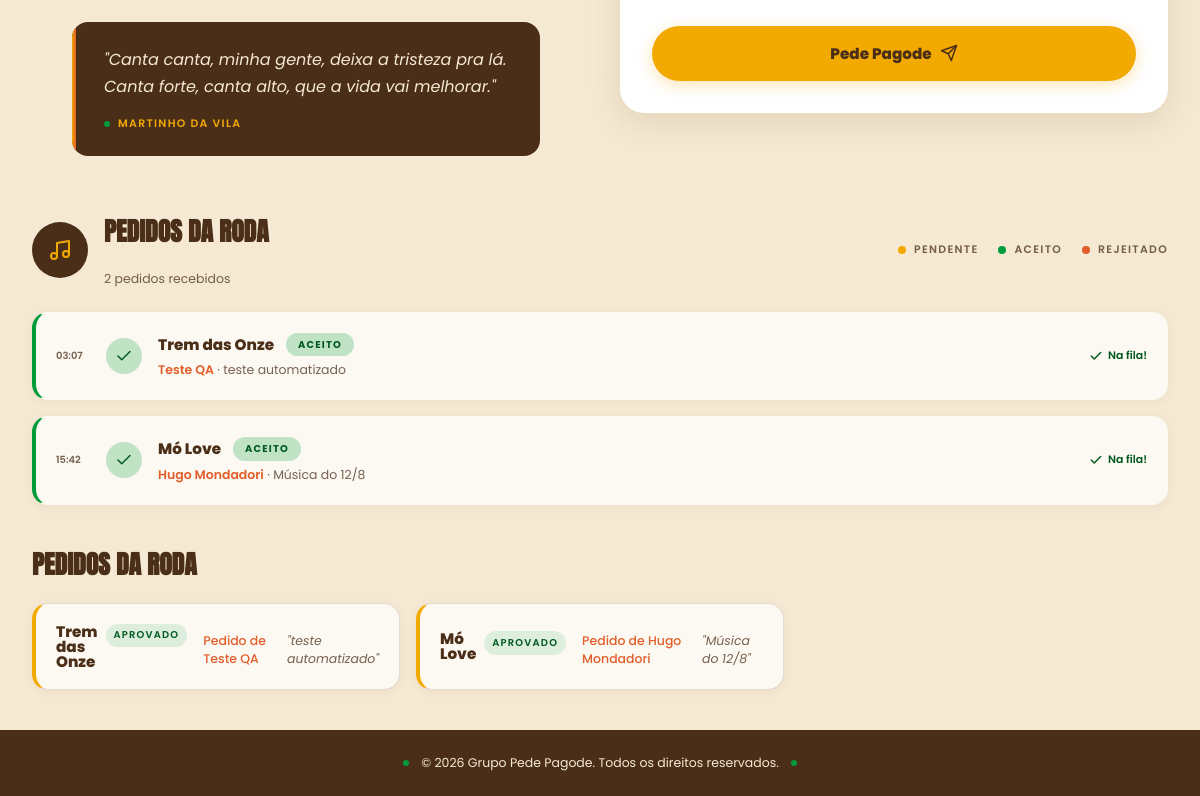
/pedido/ (lower part), run on an earlier commit of the app's database.
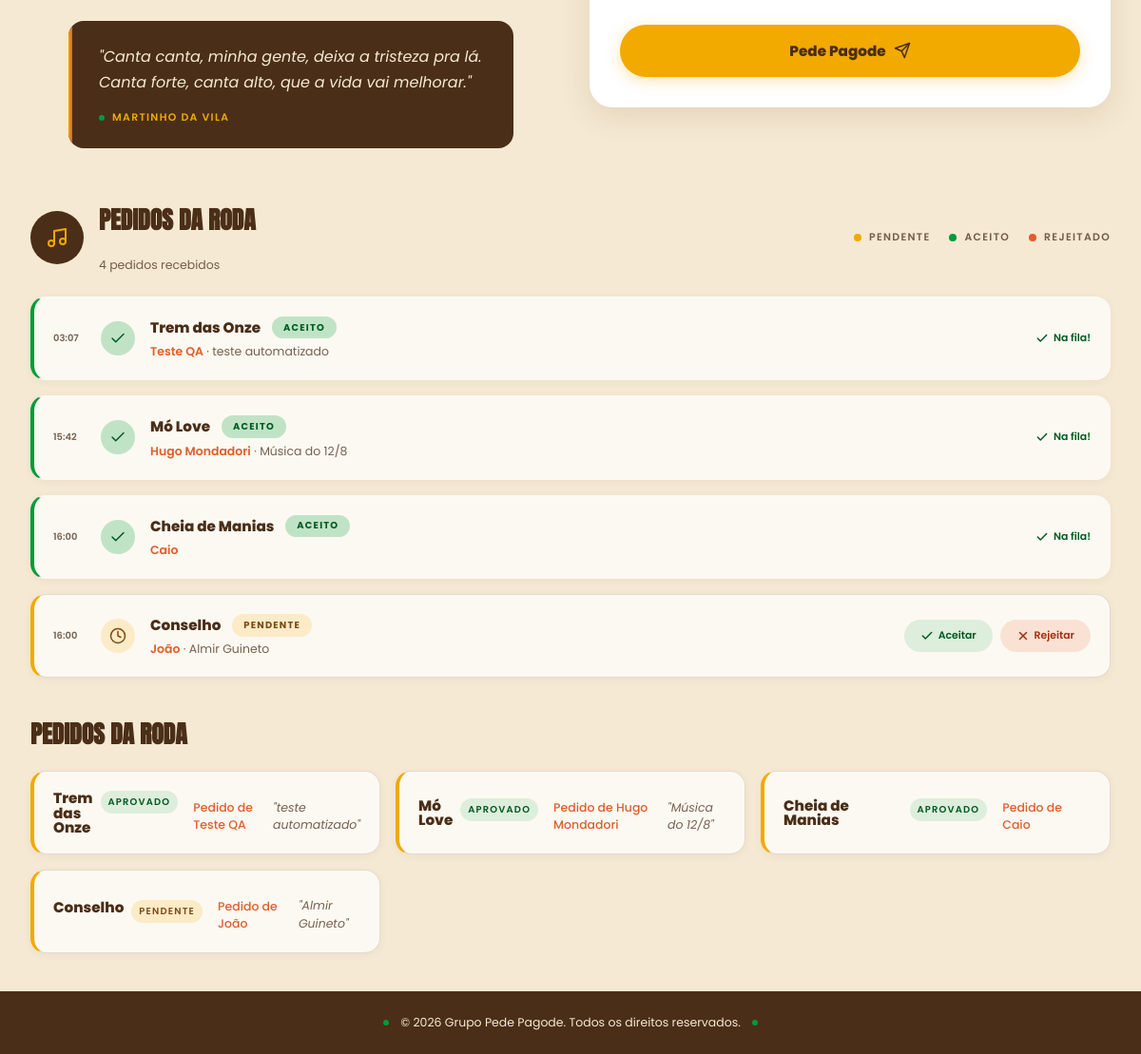
And on a later commit of the database.
### tables this page shows
CREATE TABLE song_request (
    id INTEGER PRIMARY KEY AUTOINCREMENT,
    client_name TEXT NOT NULL,
    song_name TEXT NOT NULL,
    observation TEXT,
    status TEXT DEFAULT 'Pendente',
    created_at TEXT NOT NULL
);

### backend/routes/pedido.py (the view)
@pedido_bp.get("/")
def pagina_pedido():
    return controller.exibir_pagina()

### backend/controllers/pedido.py (called while the page is built)
    def exibir_pagina(self):
        pedidos = self.service.listar_pedido()
        return render_template("pedido.html", pedidos = pedidos)

### backend/database/connection.py (called while the page is built)
def get_connection():
    connection = sqlite3.connect(DATABASE_PATH)
    connection.row_factory = sqlite3.Row
    return connection

### backend/services/pedido_service.py (called while the page is built)
    def listar_pedido(self):
        connection = get_connection()
        cursor = connection.cursor()
        cursor.execute("""

            SELECT *
            FROM song_request
            ORDER BY created_at ASC

        """)
        rows = cursor.fetchall()
        pedidos = []
        for row in rows:
            pedido = Pedido(
                id=row["id"],
                nome_cliente=row["client_name"],
                musica=row["song_name"],
                observacao=row["observation"],
                status=row["status"],
                data=row["created_at"]
            )
            pedidos.append(pedido)
        return pedidos

### frontend/templates/pedido.html (shortened to what the changed rows need)
{% extends "base.html" %}
{% block extra_css %}
  <link rel="stylesheet" href="{{ url_for('static', filename='css/pedido.css') }}">
{% endblock %}
{% block content %}
<div class="pedido-conteudo">
  <div class="pedidos-lista">
    <div class="pedidos-lista__cabecalho">
      <div class="pedidos-lista__titulo-wrap">
        <h2 class="pedidos-lista__titulo">Pedidos da roda</h2>
        <p class="pedidos-lista__subtitulo" id="pedidos-contador">{{ pedidos|length }} pedidos recebidos</p>
      </div>
    </div>
    <div class="pedidos-lista__itens" id="pedidos-itens">
      {% for pedido in pedidos %}
        <div class="pedido-item pedido-item--{{ 'aceito' if pedido.status == 'Aprovado' else 'pendente' }}" data-id="{{ pedido.id }}">
          <span class="pedido-item__hora">{{ pedido.data[11:16] }}</span>
          <span class="pedido-item__icone" aria-hidden="true">
            {% if pedido.status == 'Aprovado' %}
              <svg viewBox="0 0 24 24"><path d="M20 6 9 17l-5-5"></path></svg>
            {% else %}
              <svg viewBox="0 0 24 24"><circle cx="12" cy="12" r="10"></circle><path d="M12 6v6l4 2"></path></svg>
            {% endif %}
          </span>
          <div class="pedido-item__corpo">
            <div class="pedido-item__linha-titulo">
              <span class="pedido-item__musica">{{ pedido.musica }}</span>
              <span class="pedido-item__status">{{ 'Aceito' if pedido.status == 'Aprovado' else 'Pendente' }}</span>
            </div>
            <p class="pedido-item__meta">
              <span class="pedido-item__nome">{{ pedido.nome_cliente }}</span>{% if pedido.observacao %} &middot; {{ pedido.observacao }}{% endif %}
            </p>
          </div>
          <div class="pedido-item__acoes">
            {% if pedido.status == 'Aprovado' %}
              <span class="pedido-item__resultado pedido-item__resultado--aceito">
                <svg viewBox="0 0 24 24"><path d="M20 6 9 17l-5-5"></path></svg>
                Na fila!
              </span>
            {% else %}
              <button type="button" class="btn-aceitar" data-acao="aceitar">
                <svg viewBox="0 0 24 24"><path d="M20 6 9 17l-5-5"></path></svg>
                Aceitar
              </button>
              <button type="button" class="btn-rejeitar" data-acao="rejeitar">
                <svg viewBox="0 0 24 24"><path d="M18 6 6 18"></path><path d="M6 6l12 12"></path></svg>
                Rejeitar
              </button>
            {% endif %}
          </div>
        </div>
      {% else %}
        <p class="pedidos-lista__vazio">Nenhum pedido recebido ainda.</p>
      {% endfor %}
    </div>
  </div>
  {% if pedidos|length > 0 %}
    <section class="pedidos-lista">
      <h2 class="pedidos-lista__titulo">Pedidos da roda</h2>
      <div class="pedidos-lista__grid">
        {% for pedido in pedidos %}
          <article class="pedido-item">
            <div class="pedido-item__topo">
              <h3 class="pedido-item__musica">{{ pedido.musica }}</h3>
              <span class="status-badge" data-status="{{ pedido.status }}">{{ pedido.status }}</span>
            </div>
            <p class="pedido-item__cliente">Pedido de {{ pedido.nome_cliente }}</p>
            {% if pedido.observacao %}
              <p class="pedido-item__obs">"{{ pedido.observacao }}"</p>
            {% endif %}
          </article>
        {% endfor %}
      </div>
    </section>
  {% endif %}
</div>
{% endblock %}

What changed in the data, as far as the page shows it:
added song_request: created_at "16:00", musica "Cheia de Manias", status "ACEITO", nome_cliente "Caio", shows "Na fila!", status "APROVADO"
added song_request: created_at "16:00", musica "Conselho", status "PENDENTE", nome_cliente "João", observacao "Almir Guineto", shows "Aceitar"
Also different on the page:
{{ pedidos|length }}: "2" → "4"
